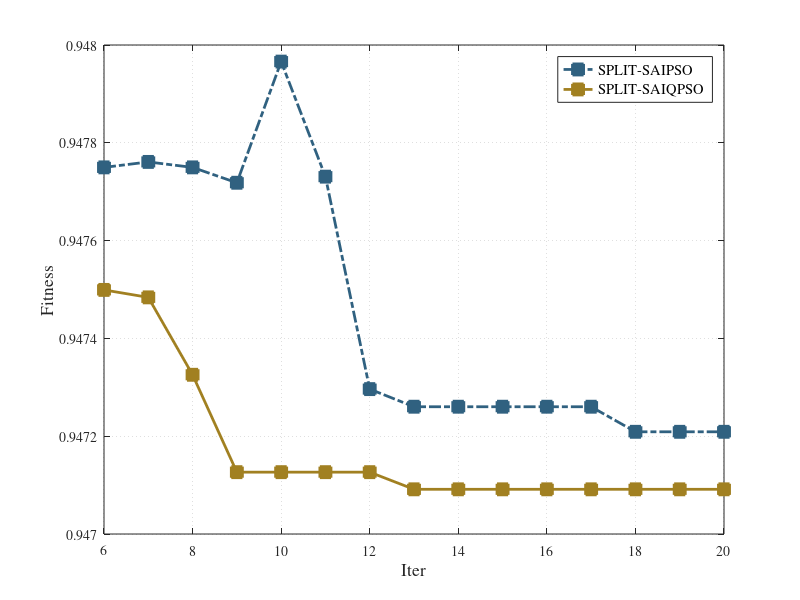

Source code (MATLAB): (Note: this script raises an error after producing the figure.)
figure(1)
format long
load('Convergence.mat')
x = 6:20;
%plot(x,Convergence(3,x),'-.s','LineWidth', 2, 'Color', '#4c4c4c','MarkerSize',8,'MarkerFaceColor','#4c4c4c');hold on;
plot(x,Convergence(2,x),'-.s','LineWidth', 2, 'Color', '#306180','MarkerSize',8,'MarkerFaceColor','#306180');hold on;
plot(x,Convergence(1,x),'-s','LineWidth', 2, 'Color', '#a18021','MarkerSize',8,'MarkerFaceColor','#a18021');hold on;
xlabel('Iter','FontSize',12.5,'FontName','times');
ylabel('Fitness','FontSize',12.5,'FontName','times');
legend({'SPLIT-SAIPSO','SPLIT-SAIQPSO'},'NumColumns',1,'location','northeast','FontName','times','FontSize',10.5);%legend('boxoff');
grid on;%box off;
set(gca,'gridlinestyle',':','FontName', 'Times');
ax=gca;
ax.GridAlpha=1;
set(gcf, 'color', 'w');
